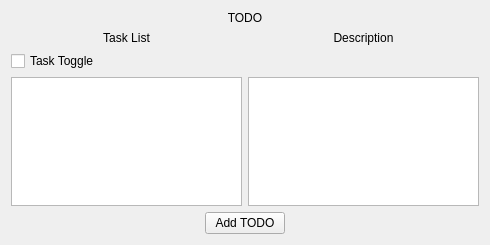
<?xml version="1.0" encoding="UTF-8"?>
<ui version="4.0">
 <class>MainWindow</class>
 <widget class="QMainWindow" name="MainWindow">
  <property name="geometry">
   <rect>
    <x>0</x>
    <y>0</y>
    <width>490</width>
    <height>245</height>
   </rect>
  </property>
  <property name="windowTitle">
   <string>Todo</string>
  </property>
  <widget class="QWidget" name="centralWidget">
   <layout class="QGridLayout" name="gridLayout">
    <item row="0" column="0">
     <widget class="QLabel" name="label">
      <property name="text">
       <string>TODO</string>
      </property>
      <property name="alignment">
       <set>Qt::AlignHCenter|Qt::AlignTop</set>
      </property>
     </widget>
    </item>
    <item row="4" column="0">
     <layout class="QHBoxLayout" name="horizontalLayout_2">
      <item>
       <spacer name="horizontalSpacer">
        <property name="orientation">
         <enum>Qt::Horizontal</enum>
        </property>
        <property name="sizeHint" stdset="0">
         <size>
          <width>40</width>
          <height>20</height>
         </size>
        </property>
       </spacer>
      </item>
      <item>
       <widget class="QPushButton" name="pushButton">
        <property name="text">
         <string>Add TODO</string>
        </property>
       </widget>
      </item>
      <item>
       <spacer name="horizontalSpacer_2">
        <property name="orientation">
         <enum>Qt::Horizontal</enum>
        </property>
        <property name="sizeHint" stdset="0">
         <size>
          <width>40</width>
          <height>20</height>
         </size>
        </property>
       </spacer>
      </item>
     </layout>
    </item>
    <item row="1" column="0">
     <layout class="QHBoxLayout" name="horizontalLayout_3">
      <item>
       <widget class="QLabel" name="label_3">
        <property name="text">
         <string>Task List</string>
        </property>
        <property name="alignment">
         <set>Qt::AlignCenter</set>
        </property>
       </widget>
      </item>
      <item>
       <widget class="QLabel" name="label_2">
        <property name="text">
         <string>Description</string>
        </property>
        <property name="alignment">
         <set>Qt::AlignCenter</set>
        </property>
       </widget>
      </item>
     </layout>
    </item>
    <item row="3" column="0">
     <layout class="QHBoxLayout" name="horizontalLayout">
      <item>
       <widget class="QListView" name="listView"/>
      </item>
      <item>
       <widget class="QPlainTextEdit" name="plainTextEdit">
        <property name="readOnly">
         <bool>false</bool>
        </property>
       </widget>
      </item>
     </layout>
    </item>
    <item row="2" column="0">
     <widget class="QCheckBox" name="checkBox">
      <property name="text">
       <string>Task Toggle</string>
      </property>
     </widget>
    </item>
   </layout>
  </widget>
 </widget>
 <layoutdefault spacing="6" margin="11"/>
 <resources/>
 <connections/>
</ui>
